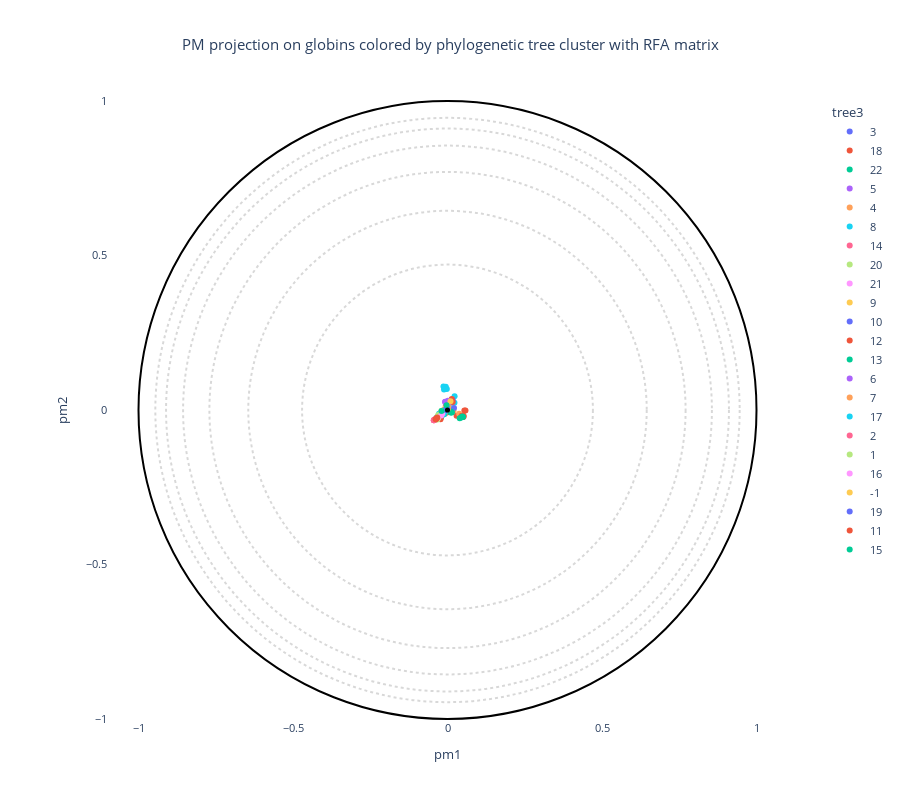

This figure's notebook cell:
### Code cell
# OPTIONS =================================================
#Here you can set different parameters to color & annotate the resulting projection:
if data_type == "plm" :
    title = "PM projection on globins colored by phylogenetic tree cluster with embeddings" 
elif data_type == "plm_aae" :
    title = "PM projection on globins colored by phylogenetic tree cluster with embeddings auto encoder" 
elif data_type == "pssm" :
    title = "PM projection on globins colored by phylogenetic tree cluster without embeddings" 
else :
    title = "PM projection on globins colored by phylogenetic tree cluster with RFA matrix" 

#----------------------------------------------------------
# Select the coloring from annotation .csv file:
labels_name = "tree3"
# Select classes to label among the "labels_name" or "second_labels_name" column (comma separated list):
second_labels_name = ""
labels_text = []
show_text = False
#----------------------------------------------------------
# Use a custom color palette:
color_palette = None #Default: None
use_custom_palette = False
#==========================================================


#Check projection visualization parameters
#Labels name
if labels_name == "":
    labels_name = None
elif labels_name not in annotation_names:
    raise NameError(f"labels_name {labels_name} is not in the availables annotations.\nAvailables annotations: {annotation_names}")
#Second labels name
if second_labels_name == "":
    second_labels_name = None
elif second_labels_name not in annotation_names:
    raise NameError(f'"second_labels_name" {second_labels_name} is not in the availables annotations.\nAvailables annotations: {annotation_names}')

if not use_custom_palette:
    color_palette = None

#Plot graph
fig = plot_embedding_interactive(df_embedding, 
                                 labels_name = labels_name,
                                 second_labels_name = second_labels_name, 
                                 show_text = show_text,
                                 labels_text = labels_text,
                                 color_palette = color_palette, 
                                 title = title, 
                                 fontsize = 11)
fig.show()
